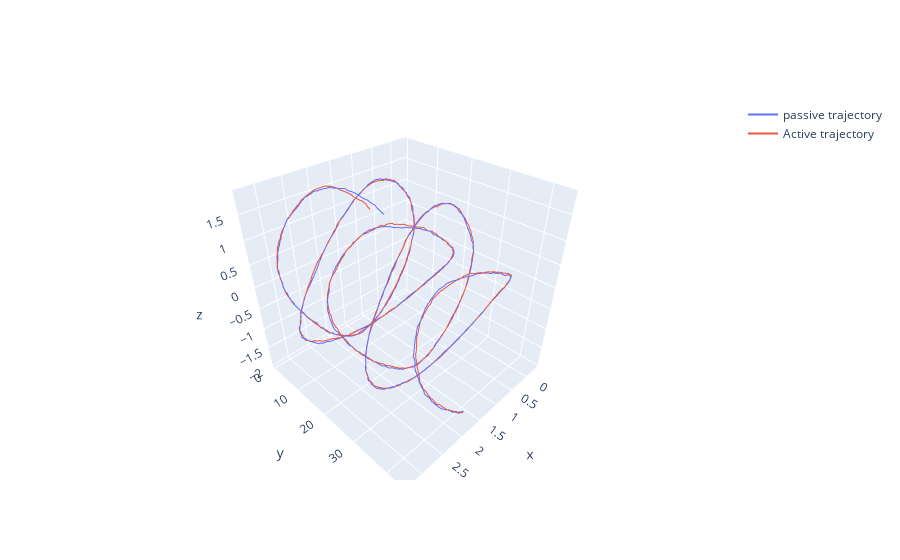

Source (notebook cell):
### Code cell
fig.show()

### Figure 1 — Plotly figure (JSON) as saved in the notebook; plotly's stock layout.template omitted (floating-point values rounded to 4 significant figures; data arrays with more than 128 entries replaced by an {"elided": "..."} marker saying what was removed)
{"data": [{"mode": "lines", "name": "passive trajectory", "type": "scatter3d", "x": {"elided": "1001 float values"}, "y": {"elided": "1001 float values"}, "z": {"elided": "1001 float values"}}, {"mode": "lines", "name": "Active trajectory", "type": "scatter3d", "x": {"elided": "1001 float values"}, "y": {"elided": "1001 float values"}, "z": {"elided": "1001 float values"}}], "layout": {}}
